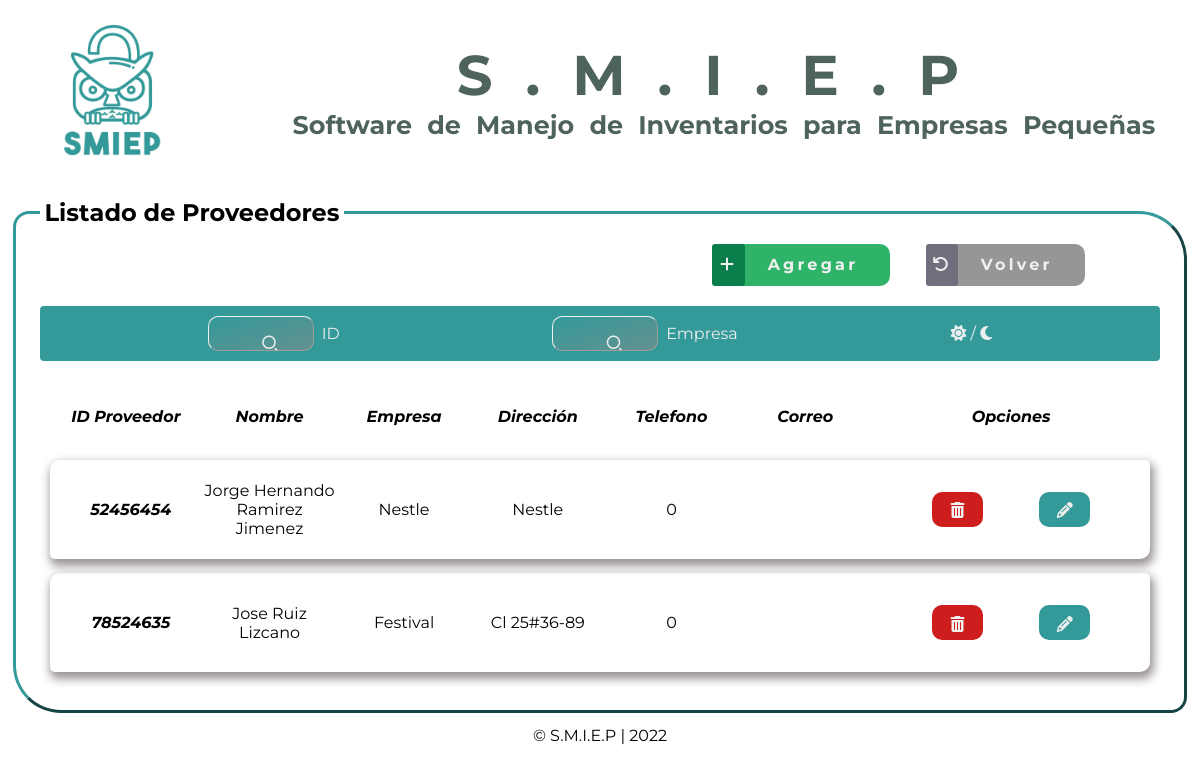
Screenshot of /view/proveedor/mostrarProv.php (signed in) with the database file from the repository.
### tables this page shows
CREATE TABLE `proveedor` (
  `id_docProv` int(100) NOT NULL COMMENT 'Identificador del usuario (Numero de documento)',
  `imgEmpresa` varchar(255) DEFAULT NULL COMMENT 'Imagen de la empresa del proveedor',
  `nombProv1` varchar(50) NOT NULL COMMENT 'Primer nombre obligatorio',
  `nombProv2` varchar(50) DEFAULT NULL COMMENT 'Segundo nombre opcional',
  `apellidoProv1` varchar(50) NOT NULL COMMENT 'Primer apellido obligatorio',
  `apellidoProv2` varchar(50) DEFAULT NULL COMMENT 'Segundo apellido opcional',
  `empresa` varchar(50) NOT NULL COMMENT 'Nombre de la empresa a la que pertenece',
  `direccion1` varchar(100) NOT NULL COMMENT 'Dirección principal de la empresa',
  `direccion2` varchar(100) DEFAULT NULL COMMENT 'Dirección de una sede de la empresa',
  `numTel1` bigint DEFAULT NULL COMMENT 'Número de teléfono del proveedor',
  `numTel2` bigint DEFAULT NULL COMMENT 'Numero de telefono del proveedor en campo varchar para recibir a precision los datos',
  `email1` varchar(100) NOT NULL COMMENT 'Correo corporativo',
  `email2` varchar(100) DEFAULT NULL COMMENT 'Correo personal si el proveedor lo brinda',
  `creadoEn` date DEFAULT NULL COMMENt 'Fecha de vinculación del proveedor',
  PRIMARY KEY (`id_docProv`)
);

### model/conexion1.php (called while the page is built, shortened)
<?php
class Db
{
	private static $conexion = NULL;
	public static function conectar()
	{
		$pdo_options[PDO::ATTR_ERRMODE] = PDO::ERRMODE_EXCEPTION;
		self::$conexion = new PDO('mysql:host=us-cdbr-east-05.cleardb.net; dbname=heroku_619553700a45b98', 'bcc4441154c3a9', 'b4a4c01d', $pdo_options);
		return self::$conexion;
	}
}

### model/proveedorCrud_Mdl.php (called while the page is built, shortened)
<?php
require_once('conexion1.php');
class CrudProveedor
{
	private $db;
	public function __construct()
	{
		$this->db=Db::conectar();
	}
	public function mostrar()
	{
		$listaProveedor = [];
		$select = $this->db->query('SELECT * FROM proveedor');
		foreach ($select->fetchAll() as $Proveedor)
		{
			$myProveedor = new Proveedor();
			$myProveedor->setId_DocProv($Proveedor['id_docProv']);
			$myProveedor->setImgEmpresa($Proveedor['imgEmpresa']);
			$myProveedor->setNombProv1($Proveedor['nombProv1']);
			$myProveedor->setNombProv2($Proveedor['nombProv2']);
			$myProveedor->setApeProv1($Proveedor['apellidoProv1']);
			$myProveedor->setApeProv2($Proveedor['apellidoProv2']);
			$myProveedor->setEmpresa($Proveedor['empresa']);
			$myProveedor->setDireccion1($Proveedor['direccion1']);
			$myProveedor->setDireccion2($Proveedor['direccion2']);
			$myProveedor->setNumTel1($Proveedor['numTel1']);
			$myProveedor->setNumTel2($Proveedor['numTel2']);
			$myProveedor->setEmail1($Proveedor['email1']);
			$myProveedor->setEmail2($Proveedor['email2']);
			$myProveedor->setCreadoEn($Proveedor['creadoEn']);
			$listaProveedor[] = $myProveedor;
		}
		return $listaProveedor;
	}
}
?>

### model/proveedorMdl.php (called while the page is built, shortened)
<?php
class Proveedor
{
	private $id_DocProv;
	private $empresa;
	private $nombProv1;
	private $nombProv2;
	private $apeProv1;
	private $apeProv2;
	private $direccion1;
	private $numTel1;
	public function getId_DocProv()
	{
		return $this->id_DocProv;
	}
	public function setId_docProv($id_DocProv)
	{
		$this->id_DocProv = $id_DocProv;
	}
	public function getEmpresa()
	{
		return $this->empresa;
	}
	public function setEmpresa($empresa)
	{
		$this->empresa = $empresa;
	}
	public function getNombProv1()
	{
		return $this->nombProv1;
	}
	public function setNombProv1($nombProv1)
	{
		$this->nombProv1 = $nombProv1;
	}
	public function getNombProv2()
	{
		return $this->nombProv2;
	}
	public function setNombProv2($nombProv2)
	{
		$this->nombProv2 = $nombProv2;
	}
	public function getApeprov1()
	{
		return $this->apeProv1;
	}
	public function setApeProv1($apeProv1)
	{
		$this->apeProv1 = $apeProv1;
	}
	public function getApeProv2()
	{
		return $this->apeProv2;
	}
	public function setApeProv2($apeProv2)
	{
		$this->apeProv2 = $apeProv2;
	}
	public function getDireccion1()
	{
		return $this->direccion1;
	}
	public function setDireccion1($direccion1)
	{
		$this->direccion1 = $direccion1;
	}
	public function getNumTel1()
	{
		return $this->numTel1;
	}
	public function setNumTel1($numTel1)
	{
		$this->numTel1 = $numTel1;
	}
}
?>

### view/proveedor/mostrarProv.php (the view, shortened to what this page needs)
<?php
if ($_SESSION['email'] == null or $_SESSION["userName"] == null or
$_SESSION["pass"] == null)
{
	header("location:../../index.php");
}
else
{
	require_once('../../model/proveedorCrud_Mdl.php');
	require_once('../../model/proveedorMdl.php');
	$crud = new CrudProveedor();
	$listaProveedor = $crud->mostrar();
?>
<!DOCTYPE html>
<html lang="en">
<head>
    <link rel="stylesheet" href="../../public/css/mostarAll.css">
    <link href="https://cdn.jsdelivr.net/npm/remixicon@2.5.0/fonts/remixicon.css" rel="stylesheet">
    <link rel="stylesheet" href="https://cdnjs.cloudflare.com/ajax/libs/font-awesome/6.1.1/css/all.min.css"
 />
</head>
<body>
	<header>
	</header>
	<section class="contentList">
        <fieldset>
        <legend>Listado de Proveedores</legend>
        <div class="btnMos">
                <a href='ingresar.php' class="add"><span><i class="fa-solid fa-plus"></i></span>Agregar</a>
                <a href='../inicio/menu.php' class="back"><span><i
                            class="fa-solid fa-arrow-rotate-left"></i></span>Volver</a>
        </div>
        <div class="searchNav">
            <div class="buscarOne">
                <button type="button" class="searchBtn">
                    <i class="ri-search-2-line"></i>
                </button>
            </div>
            <span class="labelsito">
                <label for="filtrar-tabla1">ID</label>
            </span>
            <div class="buscarTwo">
                    <button type="button" class="searchBtn">
                        <i class="ri-search-2-line"></i>
                    </button>
                </div>
                <span class="labelsito">
                    <label for="filtrar-tabla2">Empresa</label>
                </span>
            <div class="darkMode">
                <a id="mod" class="mod" onclick="cambiarModo()">
                    <span id="id-moon" class="btn-mode moon">
                        <i class="fas fa-sun"></i>
                    </span>/
                    <span id="id-sun" class="btn-mode sun active">
                        <i class="fas fa-moon"></i>
                    </span>
                </a>
            </div>
        </div>
        <div class="listElements">
            <table>
                <thead>
                    <tr class="titleTable">
                        <th>ID Proveedor</th>
                        <th>Nombre</th>
                        <th>Empresa</th>
                        <th>Dirección</th>
                        <th>Telefono</th>
                        <th>Correo</th>
                        <th class="opcTitle">Opciones</th>
                    </tr>
                </thead>
                <tbody class="contentTable">
                <?php foreach ($listaProveedor as $Proveedor) {?>
                <tr class="row">
                    <td class="idProv id">
						<?php echo $Proveedor->getId_DocProv() ?>
                    </td>
                    <td class="nombreProv">
						<?php echo $Proveedor->getNombProv1()." ".$Proveedor->getNombProv2()." ".$Proveedor->getApeProv1()." ".$Proveedor->getApeProv2() ?>
                    </td>
                    <td class="empresa">
						<?php echo $Proveedor->getEmpresa() ?>
                    </td>
                    <td class="direccion">
						<?php echo $Proveedor->getDireccion1()." ".$Proveedor->getDireccion2() ?>
                    </td>
                    <td class="numProv">
						<?php echo $Proveedor->getNumTel1() ?>
                    </td>
                    <td class="email">
                    </td>
                    <td class="btnOpt">
                        <a class="delete btnOptDel" type="submit"
                        href="../../controller/ProveedorCtrl.php?id_DocProv=<?php echo $Proveedor->getId_DocProv();?>&accion=e">
                            <i class="fa-solid fa-trash-can"></i>
                        </a>
                        <a class="update btnOptUpd" type="submit"
                        href="actualizar.php?id_DocProv=<?php echo $Proveedor->getId_DocProv()?>&accion=a">
                                <i class="fa-solid fa-pencil"></i>
                        </a>
                    </td>
                </tr>
                <?php }?>
                </tbody>
            </table>
        </div>
        </fieldset>
    </section>
	<footer>
    </footer>
</body>
</html>
<?php
}?>

### public/css/tablas.css (style rules this page uses)
table { width: 100%; padding: 0 10px 0 10px; border-collapse: separate; border-spacing: 0 0.9rem; }
th { width: 5rem; padding: 2rem 0 20px 0; font-family: "Montserrat-BoldItalic"; }
.titleTable { text-align: center; }
.row { text-align: center; border-radius: var(--radiousBtn) 5px; -webkit-box-shadow: 2px 5px 10px 2px var(--shadowColorSoft); -moz-box-shadow: 2px 5px 10px 2px var(--shadowColorSoft); box-shadow: 2px 5px 10px 2px var(--shadowColorSoft); }
.id { font-family: "Montserrat-BoldItalic"; padding-left: 10px; }
td.btnOpt { padding: 2rem; }

### public/css/searchBar.css (style rules this page uses)
.searchNav { position: sticky; top: 0; max-width: 100%; max-height: max-content; display: flex; flex-direction: row; align-items: center; justify-content: space-around; flex-wrap: wrap; padding: 10px 15%; color: #eee; background-color: var(--colorSMIEP); border-radius: 4px; margin-top: 2rem; }
.searchNav .buscarOne, .searchNav .buscarTwo, .searchNav .buscarThree { display: flex; flex-direction: row; align-items: center; padding: 5px 20px; border: .5px outset var(--bgColor); background: linear-gradient(to bottom right, var(--colorSMIEP), #649191); border-radius: 10px; margin-right: .5rem; }
.searchNav .buscarOne :is(input, button), .searchNav .buscarTwo :is(input, button), .searchNav .buscarThree :is(input, button) { color: inherit; border: none; background: transparent; outline: none; }
.searchNav .buscarOne .searchBtn, .searchNav .buscarTwo .searchBtn, .searchNav .buscarThree .searchBtn { width: 1.3rem; height: 1.3rem; display: grid; place-items: center; cursor: pointer; }
::placeholder { color: inherit; }
.labelsito { margin: auto auto auto -.01rem; }

### public/css/mostrar.css (style rules this page uses)
section { padding: .8rem; }
.contentList fieldset { padding: 1.5rem; border: 3px outset var(--colorSMIEP); border-radius: 1rem 3rem; }
.contentList fieldset legend { border-radius: 10px 10px; font-family: "Montserrat-Bold"; padding: 0.3rem; font-size: 24px; }
div .btnOpt { display: flex; align-items: center; justify-content: space-around; flex-wrap: nowrap; }
div .btnOptDel { border-radius: var(--radiousBtn); height: 1rem; width: 2rem; background-color: var(--btnDel); text-align: center; padding: 0.6rem; }
div .btnOptUpd { border-radius: var(--radiousBtn); height: 1rem; width: 2rem; background-color: var(--colorSMIEP); text-align: center; padding: 0.6rem; }
div .btnOpt a i { color: var(--bgColor); width: 100%; height: 100%; }

### public/css/plantillas/header1.css (style rules this page uses)
* { margin: 0; padding: 0; font-family: "Montserrat"; }
.header_superior { display: flex; flex-direction: row; align-items: center; justify-content: space-between; }
span.logo { margin: 1rem 0 0 2rem; max-width: max-content; }
.logo_imagen { width: 10rem; height: 10rem; }
.contenedor { max-width: max-content; color: #4e635a; }
.titulito { word-spacing: 0.5rem; margin-right: 2rem; text-align: center; font-size: 1.36rem; }
.title { font-family: "Montserrat-Bold"; letter-spacing: 2rem; text-transform: capitalize; font-size: 3.5rem; }

### public/css/plantillas/footer.css (style rules this page uses)
.footer { width: 100%; text-align: center; bottom: 0; margin-bottom: 20px; }

### public/css/plantillas/btns.css (style rules this page uses)
.btnMos a { position: relative; left: 60%; text-decoration: none; font-family: "Montserrat-Bold"; color: var(--bgColor); padding: var(--paddingBtn); padding-left: 0; letter-spacing: 0.2rem; border-radius: var(--radiousBtn); }
.btnMos .add { background-color: var(--submitBtn); margin-right: 2rem; }
.btnMos .add span { background-color: var(--submitBtnHovs); border-radius: 3px; padding: 0.7rem 0.5rem; margin-right: 2%; }
.btnMos .back { background-color: var(--backBtn); }
.btnMos .back span { background-color: var(--backBtnHovs); border-radius: 3px; padding: 0.7rem 0.4rem; margin-right: 2%; }
div .btnOpt { display: flex; align-items: center; justify-content: space-around; flex-wrap: nowrap; }
div .btnOptDel { border-radius: var(--radiousBtn); height: 1rem; width: 2rem; background-color: var(--btnDel); text-align: center; padding: 0.6rem; }
div .btnOptUpd { border-radius: var(--radiousBtn); height: 1rem; width: 2rem; background-color: var(--colorSMIEP); text-align: center; padding: 0.6rem; }
div .btnOpt a i { color: var(--bgColor); width: 100%; height: 100%; }
button { padding: var(--paddingBtn); display: block; margin: auto; font-family: "Montserrat-Bold"; color: var(--bgColor); font-size: 18px; letter-spacing: 0.17rem; background-color: var(--colorSMIEP); border: transparent; border-radius: 10px; }

### rows the page displays
proveedor: id_docProv "52456454", nombProv1 "Jorge", nombProv2 "Hernando", apellidoProv1 "Ramirez", apellidoProv2 "Jimenez", empresa "Nestle", direccion1 "Nestle", numTel1 "0"
proveedor: id_docProv "78524635", nombProv1 "Jose", apellidoProv1 "Ruiz", apellidoProv2 "Lizcano", empresa "Festival", direccion1 "Cl 25#36-89", numTel1 "0"
